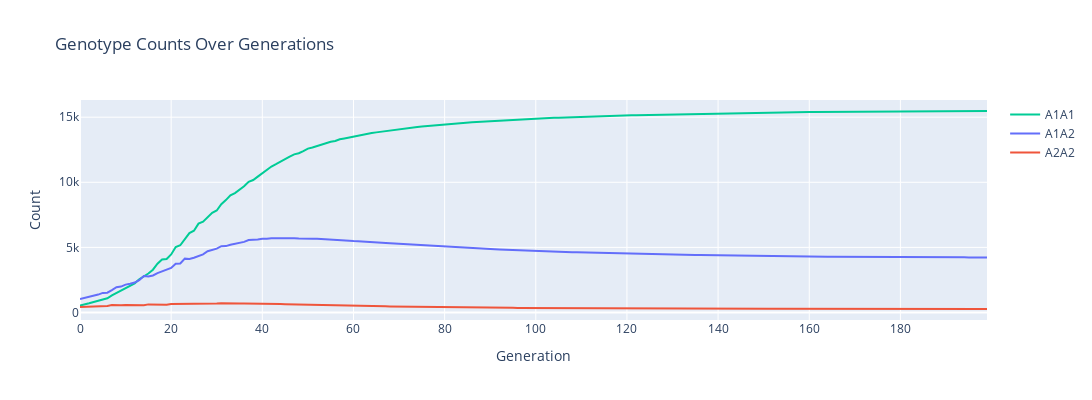
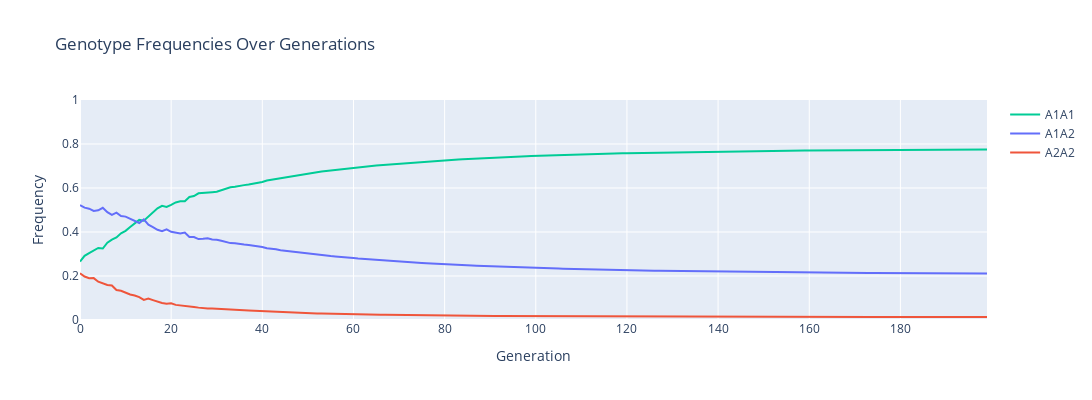
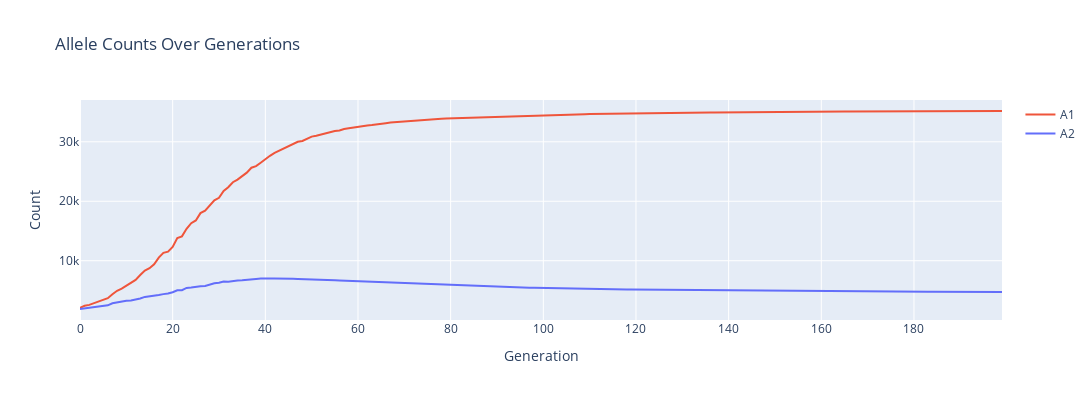
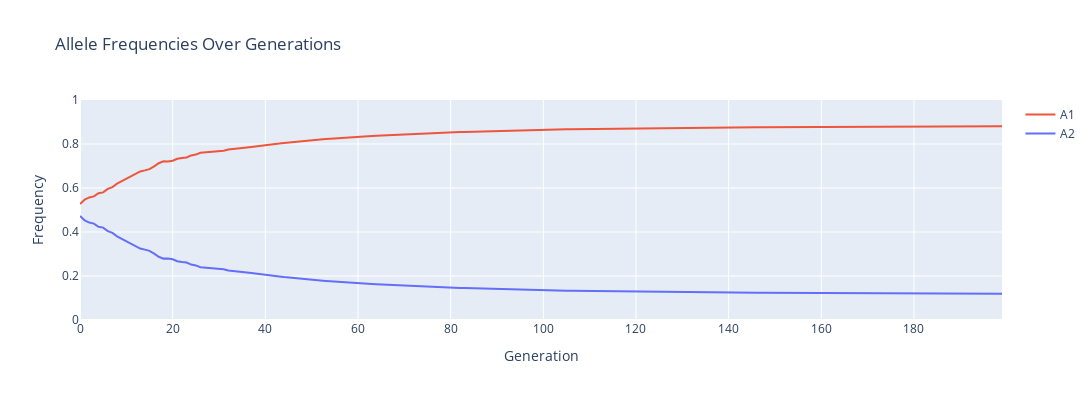

Notebook code cell kept with these figures, in order:
### Code cell
# Example 1
# A simple simulation with two alleles, deleterious A2 A2 genotype

pg = PopGen()
pg.genotype_data = {
    (('A1', 'A1'),) : {'Nm': 250, 'Nf': 250, 'fitness': 1.0, 'covariance': 0},
    (('A1', 'A2'),) : {'Nm': 500, 'Nf': 500, 'fitness': 1.0, 'covariance': 0},
    (('A2', 'A2'),) : {'Nm': 250, 'Nf': 250, 'fitness': 0.9, 'covariance': 0},
}
pg.growth_rate = 0.1
pg.carrying_capacity = 20000
pg.max_drift=0.1
pg.mutation_rate=0.01

pg.run(200)
pg.plot_genotype_counts()
pg.plot_genotype_frequencies()
pg.plot_allele_counts()
pg.plot_allele_frequencies()
pg.plot_population_sizes()
pg.plot_effective_population_sizes()
pg.plot_average_fitness()

### Figure 1 — Plotly figure (JSON) as saved in the notebook; plotly's stock layout.template omitted (floating-point values rounded to 4 significant figures; data arrays with more than 128 entries replaced by an {"elided": "..."} marker saying what was removed)
{"data": [{"hoverinfo": "text", "line": {"color": "#00CC96"}, "mode": "lines", "name": "A1A1", "text": {"elided": "200 str values"}, "type": "scatter", "x": {"elided": "200 int values"}, "y": {"elided": "200 int values"}}, {"hoverinfo": "text", "line": {"color": "#636EFA"}, "mode": "lines", "name": "A1A2", "text": {"elided": "200 str values"}, "type": "scatter", "x": {"elided": "200 int values"}, "y": {"elided": "200 int values"}}, {"hoverinfo": "text", "line": {"color": "#EF553B"}, "mode": "lines", "name": "A2A2", "text": {"elided": "200 str values"}, "type": "scatter", "x": {"elided": "200 int values"}, "y": {"elided": "200 int values"}}], "layout": {"height": 400, "hovermode": "closest", "title": {"text": "Genotype Counts Over Generations"}, "width": 1600, "xaxis": {"title": {"text": "Generation"}}, "yaxis": {"title": {"text": "Count"}}}}

### Figure 2 — Plotly figure (JSON) as saved in the notebook; plotly's stock layout.template omitted (floating-point values rounded to 4 significant figures; data arrays with more than 128 entries replaced by an {"elided": "..."} marker saying what was removed)
{"data": [{"hoverinfo": "text", "line": {"color": "#00CC96"}, "mode": "lines", "name": "A1A1", "text": {"elided": "200 str values"}, "type": "scatter", "x": {"elided": "200 int values"}, "y": {"elided": "200 float values"}}, {"hoverinfo": "text", "line": {"color": "#636EFA"}, "mode": "lines", "name": "A1A2", "text": {"elided": "200 str values"}, "type": "scatter", "x": {"elided": "200 int values"}, "y": {"elided": "200 float values"}}, {"hoverinfo": "text", "line": {"color": "#EF553B"}, "mode": "lines", "name": "A2A2", "text": {"elided": "200 str values"}, "type": "scatter", "x": {"elided": "200 int values"}, "y": {"elided": "200 float values"}}], "layout": {"height": 400, "hovermode": "closest", "title": {"text": "Genotype Frequencies Over Generations"}, "width": 1600, "xaxis": {"title": {"text": "Generation"}}, "yaxis": {"range": [0, 1], "title": {"text": "Frequency"}}}}

### Figure 3 — Plotly figure (JSON) as saved in the notebook; plotly's stock layout.template omitted (floating-point values rounded to 4 significant figures; data arrays with more than 128 entries replaced by an {"elided": "..."} marker saying what was removed)
{"data": [{"hoverinfo": "text", "line": {"color": "#EF553B"}, "mode": "lines", "name": "A1", "text": {"elided": "200 str values"}, "type": "scatter", "x": {"elided": "200 int values"}, "y": {"elided": "200 int values"}}, {"hoverinfo": "text", "line": {"color": "#636EFA"}, "mode": "lines", "name": "A2", "text": {"elided": "200 str values"}, "type": "scatter", "x": {"elided": "200 int values"}, "y": {"elided": "200 int values"}}], "layout": {"height": 400, "hovermode": "closest", "title": {"text": "Allele Counts Over Generations"}, "width": 1600, "xaxis": {"title": {"text": "Generation"}}, "yaxis": {"title": {"text": "Count"}}}}

### Figure 4 — Plotly figure (JSON) as saved in the notebook; plotly's stock layout.template omitted (floating-point values rounded to 4 significant figures; data arrays with more than 128 entries replaced by an {"elided": "..."} marker saying what was removed)
{"data": [{"hoverinfo": "text", "line": {"color": "#EF553B"}, "mode": "lines", "name": "A1", "text": {"elided": "200 str values"}, "type": "scatter", "x": {"elided": "200 int values"}, "y": {"elided": "200 float values"}}, {"hoverinfo": "text", "line": {"color": "#636EFA"}, "mode": "lines", "name": "A2", "text": {"elided": "200 str values"}, "type": "scatter", "x": {"elided": "200 int values"}, "y": {"elided": "200 float values"}}], "layout": {"height": 400, "hovermode": "closest", "title": {"text": "Allele Frequencies Over Generations"}, "width": 1600, "xaxis": {"title": {"text": "Generation"}}, "yaxis": {"range": [0, 1], "title": {"text": "Frequency"}}}}
